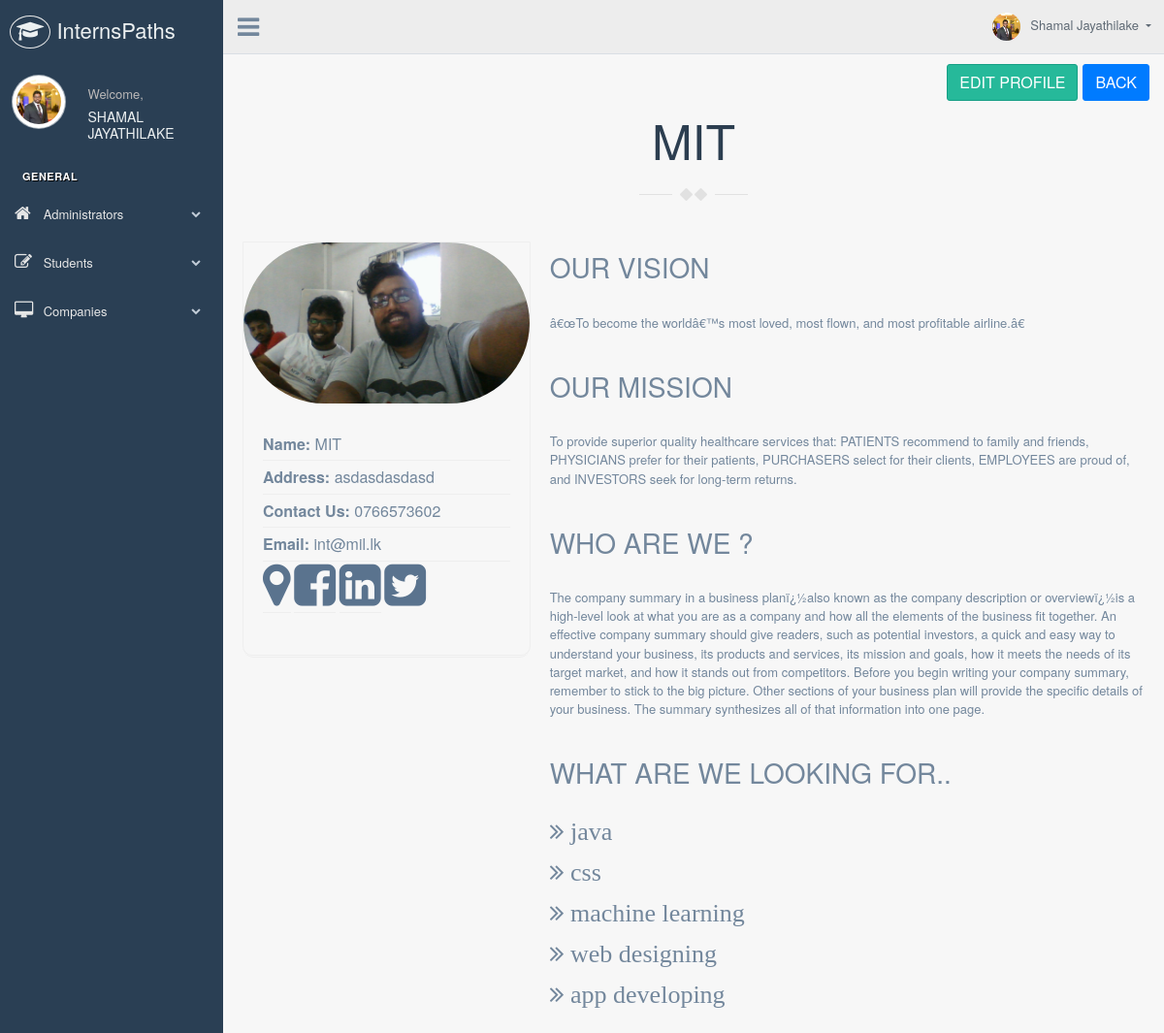
The app's page /admin/viewcompany.php?id=5 (signed in), older data.
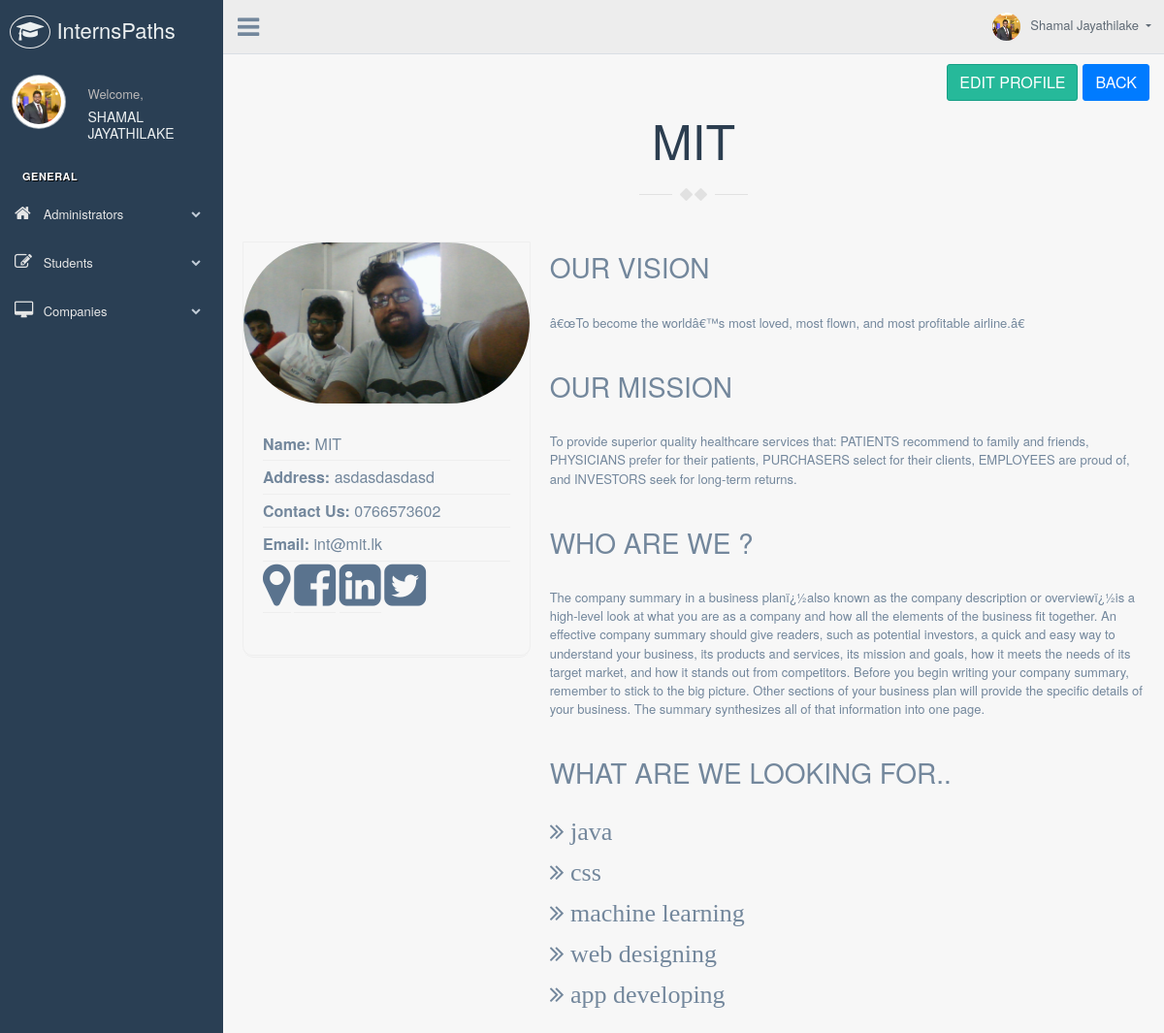
The same page, newer data.
### tables this page shows
CREATE TABLE IF NOT EXISTS `company` (
  `comnum` int(20) NOT NULL AUTO_INCREMENT,
  `id` int(11) NOT NULL,
  `username` varchar(100) NOT NULL,
  `email` varchar(200) NOT NULL,
  `name` varchar(100) NOT NULL DEFAULT 'Unknown',
  `profileurl` varchar(500) NOT NULL DEFAULT '../images/avatar-01.jpg',
  `mobile` varchar(20) NOT NULL DEFAULT 'Unknown',
  `address` varchar(500) NOT NULL DEFAULT 'Unknown',
  `description` varchar(3000) NOT NULL DEFAULT 'no description',
  `location` varchar(1000) DEFAULT NULL,
  `facebook` varchar(1000) DEFAULT NULL,
  `linkedin` varchar(1000) DEFAULT NULL,
  `twitter` varchar(1000) DEFAULT NULL,
  `fields` varchar(1000) NOT NULL DEFAULT '',
  `mission` varchar(5000) DEFAULT NULL,
  `vision` varchar(5000) DEFAULT NULL,
  `requests` varchar(1000) NOT NULL DEFAULT '',
  `applied` varchar(1000) NOT NULL DEFAULT '',
  `accepted` varchar(1000) NOT NULL DEFAULT '',
  PRIMARY KEY (`comnum`),
  UNIQUE KEY `id` (`id`)
);

### admin/viewcompany.php (the view, shortened to what this page needs)
<?php
require_once "../php/config.php";
    $sql = "SELECT * FROM company WHERE id = ?";
    if($stmt = mysqli_prepare($link, $sql)){
        mysqli_stmt_bind_param($stmt, "i", $param_id);
        if(mysqli_stmt_execute($stmt)){
            $result = mysqli_stmt_get_result($stmt);
            if(mysqli_num_rows($result) == 1){
                $row = mysqli_fetch_array($result, MYSQLI_ASSOC);
                $id=$row["id"];
                 $email = $row["email"];
                 $name=$row["name"];
                 $profileurl=$row["profileurl"];
                 $address=$row["address"];
                 $mnumber=$row["mobile"];
                 $id=$row["id"];
                 $descrip=$row["description"];
                 $location=$row["location"];
                 $facebook=$row["facebook"];
                 $linkedin=$row["linkedin"];
                 $twitter=$row["twitter"];
                 $fields=$row["fields"];
                 $mission=$row["mission"];
                 $vision=$row["vision"];
            } else{
                exit();
            }
        } else{
            echo "Oops! Something went wrong. Please try again later.";
        }
} else{
    header("location: error.php");
    exit();
}
?>
<!DOCTYPE html>
<html lang="en">
  <head>
    <link href="../vendors/bootstrap/dist/css/bootstrap.min.css" rel="stylesheet">
    <link href="../vendors/font-awesome/css/font-awesome.min.css" rel="stylesheet">
    <link href="../vendors/nprogress/nprogress.css" rel="stylesheet">
    <link href="../vendors/iCheck/skins/flat/green.css" rel="stylesheet">
    <link href="../vendors/bootstrap-progressbar/css/bootstrap-progressbar-3.3.4.min.css" rel="stylesheet">
    <link href="../vendors/jqvmap/dist/jqvmap.min.css" rel="stylesheet"/>
    <link href="../vendors/bootstrap-daterangepicker/daterangepicker.css" rel="stylesheet">
    <link href="//maxcdn.bootstrapcdn.com/bootstrap/4.1.1/css/bootstrap.min.css" rel="stylesheet" id="bootstrap-css">
    <link href="../build/css/custom.min.css" rel="stylesheet">
    <link href="css/viewprof.css" rel="stylesheet">
   <link href="../assets/css/font-awesome.min.css" rel="stylesheet" media="screen">
  <link href="../assets/css/animate.css" rel="stylesheet">
  <link href="../assets/css/magnific-popup.css" rel="stylesheet">
  <link href="../assets/css/style.css" rel="stylesheet" media="screen">
  <link href="../assets/css/responsive.css" rel="stylesheet">
  <link href="../vendors/bootstrap/dist/css/bootstrap.min.css" rel="stylesheet">
  <link href="../vendors/font-awesome/css/font-awesome.min.css" rel="stylesheet">
  <link href="../vendors/nprogress/nprogress.css" rel="stylesheet">
  <link href="../vendors/iCheck/skins/flat/green.css" rel="stylesheet">
  <link href="../vendors/bootstrap-progressbar/css/bootstrap-progressbar-3.3.4.min.css" rel="stylesheet">
  <link href="../vendors/jqvmap/dist/jqvmap.min.css" rel="stylesheet"/>
  <link href="../vendors/bootstrap-daterangepicker/daterangepicker.css" rel="stylesheet">
  <link href="../build/css/custom.min.css" rel="stylesheet">
  </head>
  <body class="nav-md">
    <div class="container body">
      <div class="main_container">
        <div class="col-md-3 left_col">
          <div class="left_col scroll-view">
            <div class="navbar nav_title" style="border: 0;">
              <a href="../index.html" class="site_title"><i class="fa fa-mortar-board"></i> <span>InternsPaths Administrator Console</span></a>
            </div>
            <div class="profile clearfix">
              <div class="profile_pic">
                <img src="<?php echo $_SESSION["profileurl"]; ?>" alt="..." class="img-circle profile_img">
              </div>
              <div class="profile_info">
                <span>Welcome,</span>
                <a href="viewadmin.php?id=<?php echo $_SESSION["id"]?>"><h2><?php echo ($_SESSION["name"]);?></h2></a>
              </div>
            </div>
            <br />
            <div id="sidebar-menu" class="main_menu_side hidden-print main_menu">
              <div class="menu_section">
                <h3>General</h3>
                <ul class="nav side-menu">
                  <li><a><i class="fa fa-home"></i> Administrators <span class="fa fa-chevron-down"></span></a>
                  </li>
                  <li><a><i class="fa fa-edit"></i> Students <span class="fa fa-chevron-down"></span></a>
                  </li>
                  <li><a><i class="fa fa-desktop"></i> Companies <span class="fa fa-chevron-down"></span></a>
                  </li>
                </ul>
              </div>
            </div>
          </div>
        </div>
        <div class="top_nav">
          <div class="nav_menu">
              <div class="nav toggle">
                <a id="menu_toggle"><i class="fa fa-bars"></i></a>
              </div>
              <nav class="nav navbar-nav">
              <ul class=" navbar-right">
                <li class="nav-item dropdown open" style="padding-left: 15px;">
                  <a href="javascript:;" class="user-profile dropdown-toggle" aria-haspopup="true" id="navbarDropdown" data-toggle="dropdown" aria-expanded="false">
                    <img src="<?php echo $_SESSION["profileurl"]; ?>" alt=""><?php echo ($_SESSION["name"]);?>
                  </a>
                </li>
              </ul>
            </nav>
          </div>
        </div>
        <div class="col-md-12">
                        <a href="managecompany.php">
                          <button class="btn btn-primary pull-right" type="button">Back</button>
                          </a>
                        <a href="editcompany.php?id=<?php echo $id?>" class="btn btn-success pull-right">Edit Profile</a>
        </div>
        <div class="right_col" role="main">
        <div class="row" style="display: inline-block;" >
          <section id="about" class="about-section col-md-12" style="margin-left: auto;margin-right: auto;">
            <div class="container  ">
              <h2 class="section-title wow fadeInUp animated col-md-12" style="visibility: visible; animation-name:fadeInUp; "><?php echo $name ?></h2>
              <div class="row">
                <div class="col-md-4 col-md-push-8">
                  <div class="biography">
                    <div class="">
                      <img src="<?php echo $profileurl ?>" style="border-radius: 200px"  >
                    </div>
                    <ul>
                      <li><strong>Name: </strong> <?php echo $name?></li>
                      <li ><strong>Address: </strong><?php echo $address?></span></li>
                      <li><strong>Contact Us:</strong> <?php echo $mnumber?></li>
                      <li><strong>Email:</strong> <?php echo $email?></li>
                      <li style="display: inline;"><strong><a href=<?php echo $location?>><i style="font-size: 50px" class="fa fa-map-marker"></i></a></strong></li>
                      <li style="display: inline;"><strong><a href=<?php echo $facebook?>><i style="font-size: 50px" class="fa fa-facebook-square"></i></a></strong></li>
                      <li style="display: inline;"><strong><a href=<?php echo $linkedin?>><i style="font-size: 50px" class="fa fa-linkedin-square"></i></a></strong></li>
                      <li style="display: inline;"><strong><a href=<?php echo $twitter?>><i style="font-size: 50px" class="fa fa-twitter-square"></i></a></strong></li>
                    </ul>
                  </div>
                </div>
                <div class="col-md-8 col-md-pull-4">
                  <div class="short-info wow fadeInUp animated" style="visibility: visible; animation-name: fadeInUp;">
                    <h3>Our vision </h3>
                    <p>
                      <?php echo $vision ?>
                    </p>
                  </div>
                  <div class="short-info wow fadeInUp animated" style="visibility: visible; animation-name: fadeInUp;">
                    <h3>Our mission </h3>
                    <p>
                      <?php echo $mission ?>
                    </p>
                  </div>
                  <div class="short-info wow fadeInUp animated" style="visibility: visible; animation-name: fadeInUp;">
                    <h3>Who are we ?</h3>
                    <p>
                      <?php echo $descrip?>
                    </p>
                  </div>
                  <div class="short-info wow fadeInUp animated" style="visibility: visible; animation-name: fadeInUp;">
                    <h3>what are we looking for..</h3>
                    <p>
                      <?php $text=(explode(",", $fields));?>
                      <?php
                      $sizea = sizeof($text);
                      for ($x = 0; $x < $sizea; $x+=1) {
                        echo '<p class="fa fa-angle-double-right" style="font-size:200%">  '.$text[$x]."</p><br>";
                      }
                      ?>
                    </p>
                  </div>
          </div>
        </div>
      </div>
    </section>
  </div>
</div>
          </div>
        </div>
  </body>
</html>

### admin/css/viewprof.css (style rules this page uses)
body { background: -webkit-linear-gradient(left, #3931af, #00c6ff); }

### assets/css/style.css (style rules this page uses)
body { font-family: 'Roboto', sans-serif; line-height: 28px; font-weight: 300; font-size: 14px; color:#282828; background-color: #fff; -webkit-text-size-adjust: 100%; -webkit-overflow-scrolling: touch; -webkit-font-smoothing: antialiased !important; }
body, html { overflow-x:hidden; }
a { color: #68c3a3; }
a, a > * { outline: none; cursor: pointer; text-decoration: none; }
.navbar a, .form-control { -webkit-transition: all 0.4s ease-in-out 0s; -moz-transition: all 0.4s ease-in-out 0s; -ms-transition: all 0.4s ease-in-out 0s; -o-transition: all 0.4s ease-in-out 0s; transition: all 0.4s ease-in-out 0s; }
a, .btn { -webkit-transition: all 0.125s ease-in-out 0s; -moz-transition: all 0.125s ease-in-out 0s; -ms-transition: all 0.125s ease-in-out 0s; -o-transition: all 0.125s ease-in-out 0s; transition: all 0.125s ease-in-out 0s; }
.btn, .form-control, .form-control:hover, .form-control:focus, .navbar-custom .dropdown-menu { -webkit-box-shadow: none; box-shadow: none; }
h1, h2, h3, h4, h5, h6 { font-weight: 700; margin:0; text-transform: uppercase; }
h2 { font-size: 30px; line-height: 30px; }
h3 { font-size: 24px; line-height: 24px; }
.btn { border: 0; border-bottom: 3px solid; font-weight: 700; text-transform: uppercase; line-height: 28px; padding: 9px 22px; }
.btn-primary { background-color:#68c3a3; border-color: rgba(51, 51, 51, 0.15); }
img { width: 100%; }
ul, ol { margin : 0; padding : 0; list-style : none }
.section-title { margin-bottom: 80px; text-align: center; font-size: 50px; line-height: 50px; color: #2c3e50; position: relative; }
.section-title::after { content: ""; background: url(../../assets/images/section-divider.png) no-repeat 0 0; height: 15px; width: 113px; position: absolute; left: 0; right: 0; bottom: -40px; margin: 0 auto; }
.short-info { margin-bottom: 40px; }
.short-info h3 { margin-bottom: 30px; }
.biography { border-bottom-left-radius: 10px; border-bottom-right-radius: 10px; border:1px solid #EEEEEE; position: relative; }
.biography::after { content: ""; border-bottom: 1px solid #EEEEEE; position: absolute; bottom: -3px; width: 100%; border-radius: 10px; height: 20px; }
.biography ul { padding:25px 20px 30px; }
.biography ul li { padding:5px 0; font-size: 16px; border-bottom:1px solid #EEEEEE; }
.biography ul li:last-child { border-bottom:0; }

Row changes from the older to the newer data that the page shows:
changed company "MIT": email "int@mil.lk" → "int@mit.lk"
